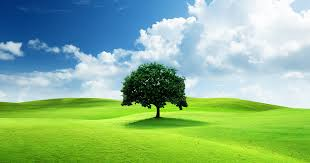
#> input picture segment.jpeg, 310 x 163 px
$ jupyter execute MeanShiftSegmentation.ipynb
#> lines starting #> are read from the running program, lines starting #| are printed output that depends on the picture
[cell 1]
import cv2
import numpy as np
import matplotlib.pyplot as plt
from sklearn.cluster import MeanShift, estimate_bandwidth
from mpl_toolkits.mplot3d import Axes3D
import seaborn as sns
import pandas as pd

# --------------------
# Step 1: Load and preprocess image
# --------------------
image = cv2.imread('segment.jpeg')  # Your image path
#> image is the input picture: shape (163, 310, 3); mean B, G, R 140.2, 183.7, 140.1
small_image = cv2.cvtColor(image, cv2.COLOR_BGR2RGB)
flat_image = small_image.reshape((-1, 3))

# --------------------
# Step 2: Mean Shift Clustering
# --------------------
bandwidth = estimate_bandwidth(flat_image, quantile=0.1, n_samples=500)
#> bandwidth = 36.27
ms = MeanShift(bandwidth=bandwidth, bin_seeding=True)
ms.fit(flat_image)
labels = ms.labels_
cluster_centers = ms.cluster_centers_
#> cluster_centers = [[215.6, 231.1, 238.8], [154.8, 214, 48.99], [47.91, 116.2, 177.8], [20.16, 80.95, 145.9], [8.15, 28.44, 9.04], [105.4, 148.2, 129.1]]
segmented_image = cluster_centers[labels].reshape(small_image.shape).astype(np.uint8)
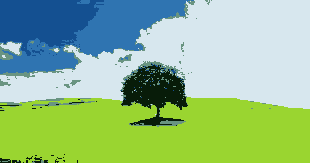
#> segmented_image: shape (163, 310, 3); mean R, G, B 147, 188.5, 142.1

# --------------------
# Step 3: Display original and segmented images
# --------------------
plt.figure(figsize=(12, 5))
plt.subplot(1, 2, 1)
plt.imshow(small_image)
plt.title("Original Image")
plt.axis('off')

plt.subplot(1, 2, 2)
plt.imshow(segmented_image)
plt.title("Segmented Image (Mean Shift)")
plt.axis('off')
plt.tight_layout()
plt.show()
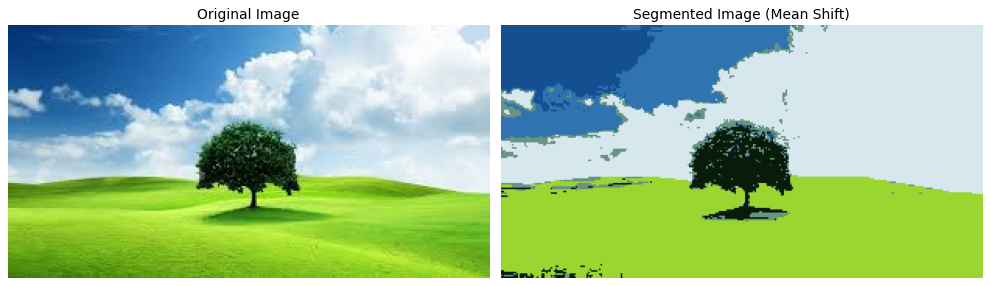
#> figure drawn by matplotlib, 2 panels

# --------------------
# Step 4: 3D RGB Pixel Distribution (Before & After)
# --------------------
fig = plt.figure(figsize=(12, 6))

# Before Clustering
ax = fig.add_subplot(121, projection='3d')
r, g, b = flat_image[:, 0], flat_image[:, 1], flat_image[:, 2]
ax.scatter(r, g, b, c=flat_image / 255.0, s=1)
ax.set_title("Before Clustering")
ax.set_xlabel("Red")
ax.set_ylabel("Green")
ax.set_zlabel("Blue")
ax.view_init(30, 200)

# After Clustering
ax = fig.add_subplot(122, projection='3d')
seg_flat = cluster_centers[labels]
r, g, b = seg_flat[:, 0], seg_flat[:, 1], seg_flat[:, 2]
ax.scatter(r, g, b, c=seg_flat / 255.0, s=1)
ax.set_title("After Mean Shift Clustering")
ax.set_xlabel("Red")
ax.set_ylabel("Green")
ax.set_zlabel("Blue")
ax.view_init(30, 200)

plt.tight_layout()
plt.show()
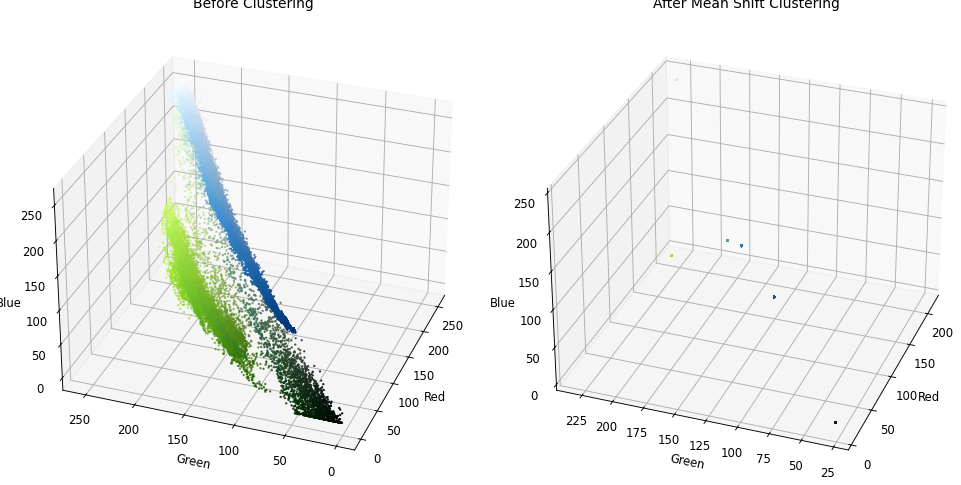
#> figure drawn by matplotlib, 2 panels

# --------------------
# Step 5: Normalized Density Plots (Before & After)
# --------------------
df_original = pd.DataFrame(flat_image, columns=['R', 'G', 'B'])
#> df_original = table of 50530 rows and 3 columns
df_segmented = pd.DataFrame(seg_flat, columns=['R', 'G', 'B'])
#> df_segmented = table of 50530 rows and 3 columns

plt.figure(figsize=(12, 6))

# Original
plt.subplot(1, 2, 1)
sns.kdeplot(data=df_original, x='R', fill=True, color='red', label='Red')
sns.kdeplot(data=df_original, x='G', fill=True, color='green', label='Green')
sns.kdeplot(data=df_original, x='B', fill=True, color='blue', label='Blue')
plt.title("Normalized Color Density - Original Image")
plt.xlabel("Pixel Intensity")
plt.ylabel("Density")
plt.legend()

# Segmented
plt.subplot(1, 2, 2)
sns.kdeplot(data=df_segmented, x='R', fill=True, color='red', label='Red')
sns.kdeplot(data=df_segmented, x='G', fill=True, color='green', label='Green')
sns.kdeplot(data=df_segmented, x='B', fill=True, color='blue', label='Blue')
plt.title("Normalized Color Density - After Mean Shift")
plt.xlabel("Pixel Intensity")
plt.ylabel("Density")
plt.legend()

plt.tight_layout()
plt.show()
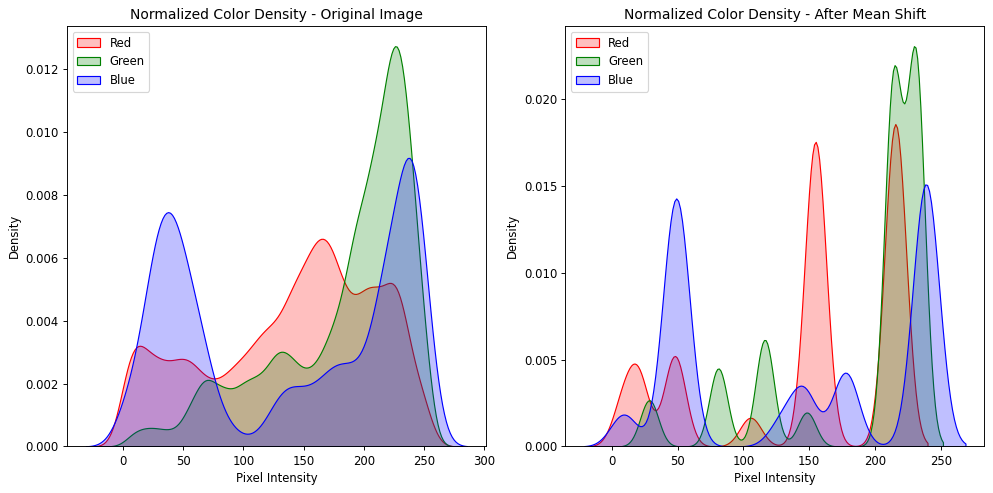
#> figure drawn by matplotlib, 2 panels

$ run again, with ForGradient.jpeg copied over segment.jpeg
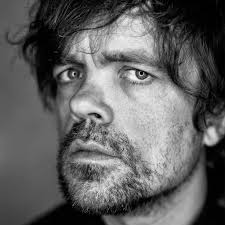
#> input picture ForGradient.jpeg, 225 x 225 px
#> image is the input picture: shape (225, 225, 3); min 0, max 249, mean 96.8
#> bandwidth = 19.59
#> cluster_centers = [[94.08, 94.08, 94.08], [5.1, 5.1, 5.1], [39.06, 39.06, 39.06], [157.1, 157.1, 157.1], [201.3, 201.3, 201.3], [137, 137, 137], [117.5, 117.5, 117.5]]
#> `plt.show()`:
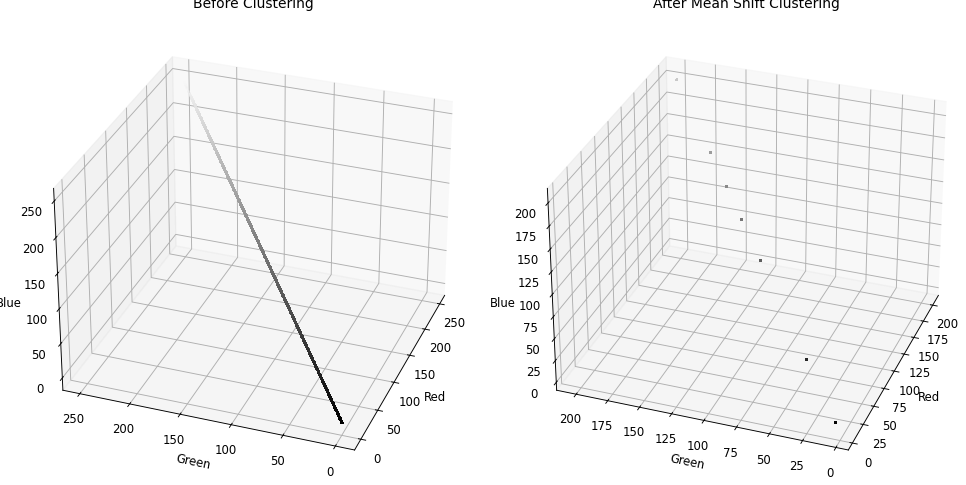
#> figure drawn by matplotlib, 2 panels
#> df_original = table of 50625 rows and 3 columns
#> `plt.show()`:
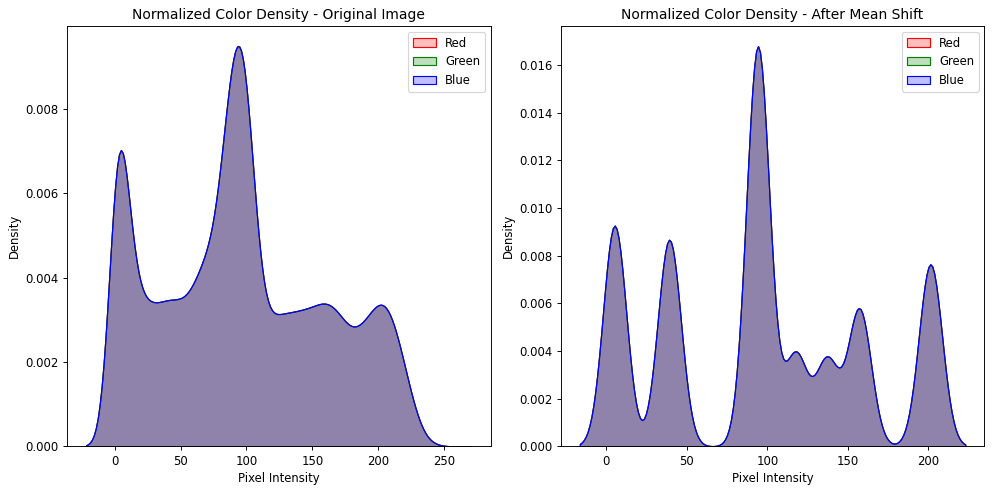
#> figure drawn by matplotlib, 2 panels

$ run again, with Laplacian.jpeg copied over segment.jpeg
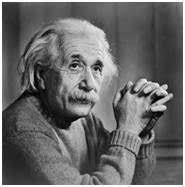
#> input picture Laplacian.jpeg, 185 x 187 px
#> image is the input picture: shape (187, 185, 3); min 0, max 255, mean 104.5
#> bandwidth = 22.39
#> cluster_centers = [[89.22, 89.22, 89.22], [67.28, 67.28, 67.28], [156.4, 156.4, 156.4], [252.8, 252.8, 252.8]]
#> `plt.show()`:
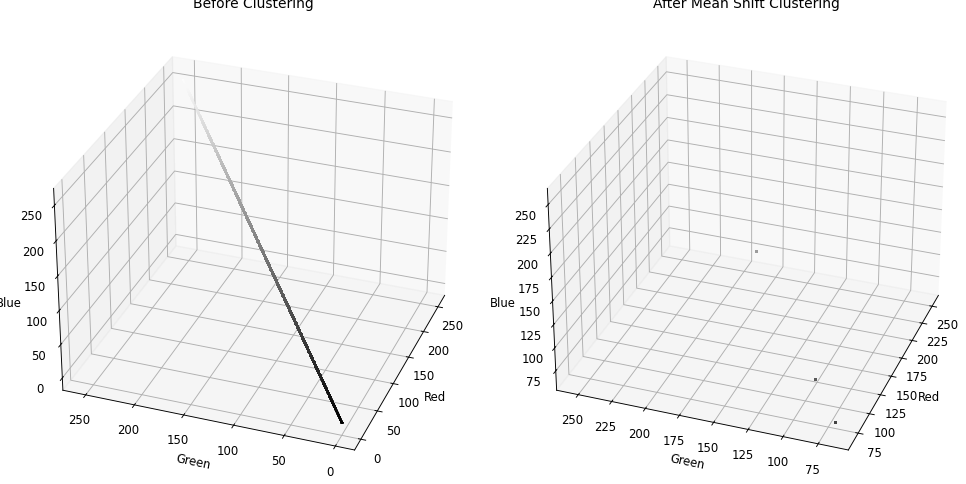
#> figure drawn by matplotlib, 2 panels
#> df_original = table of 34595 rows and 3 columns
#> `plt.show()`:
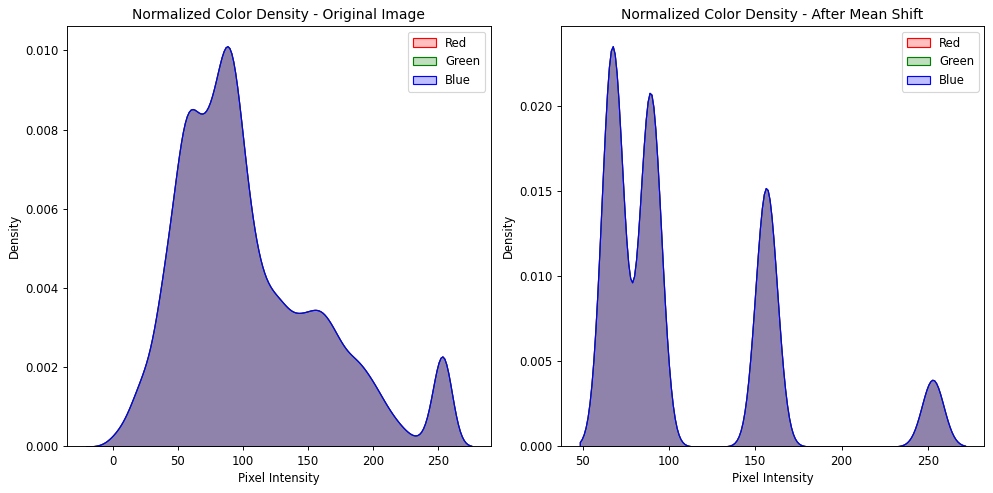
#> figure drawn by matplotlib, 2 panels

$ run again, with new.jpeg copied over segment.jpeg
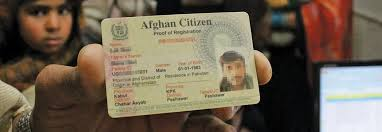
#> input picture new.jpeg, 382 x 132 px
#> image is the input picture: shape (132, 382, 3); mean B, G, R 82.2, 99.2, 111.7
#> bandwidth = 29.81
#> cluster_centers = [[182.4, 174.8, 140.5], [54.46, 40.84, 29.86], [14.01, 13.45, 11.91], [118, 107.5, 85.11], [219.3, 230, 243.3], [134.7, 149.6, 166]]
#> `plt.show()`:
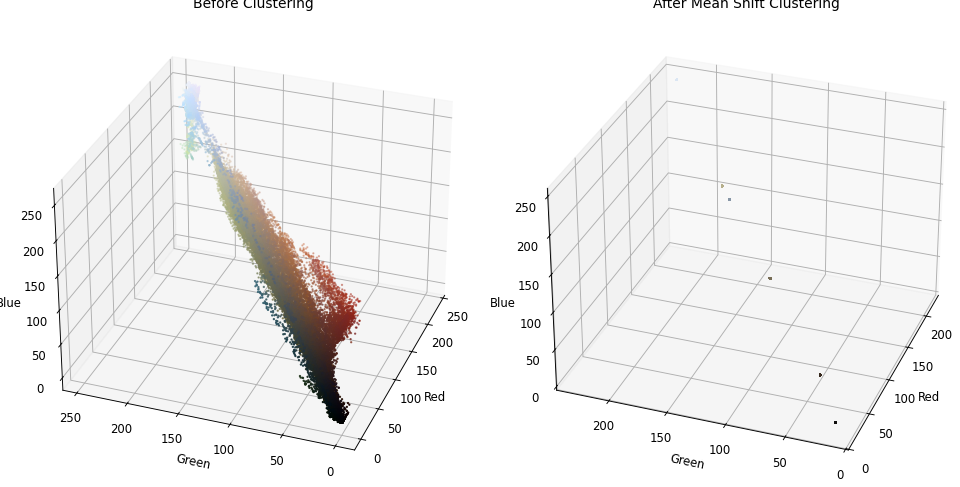
#> figure drawn by matplotlib, 2 panels
#> df_original = table of 50424 rows and 3 columns
#> `plt.show()`:
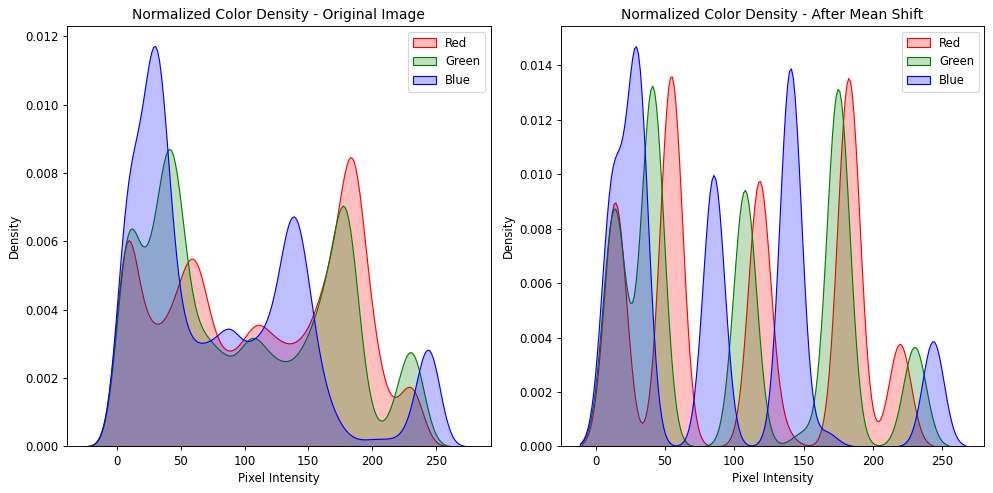
#> figure drawn by matplotlib, 2 panels
